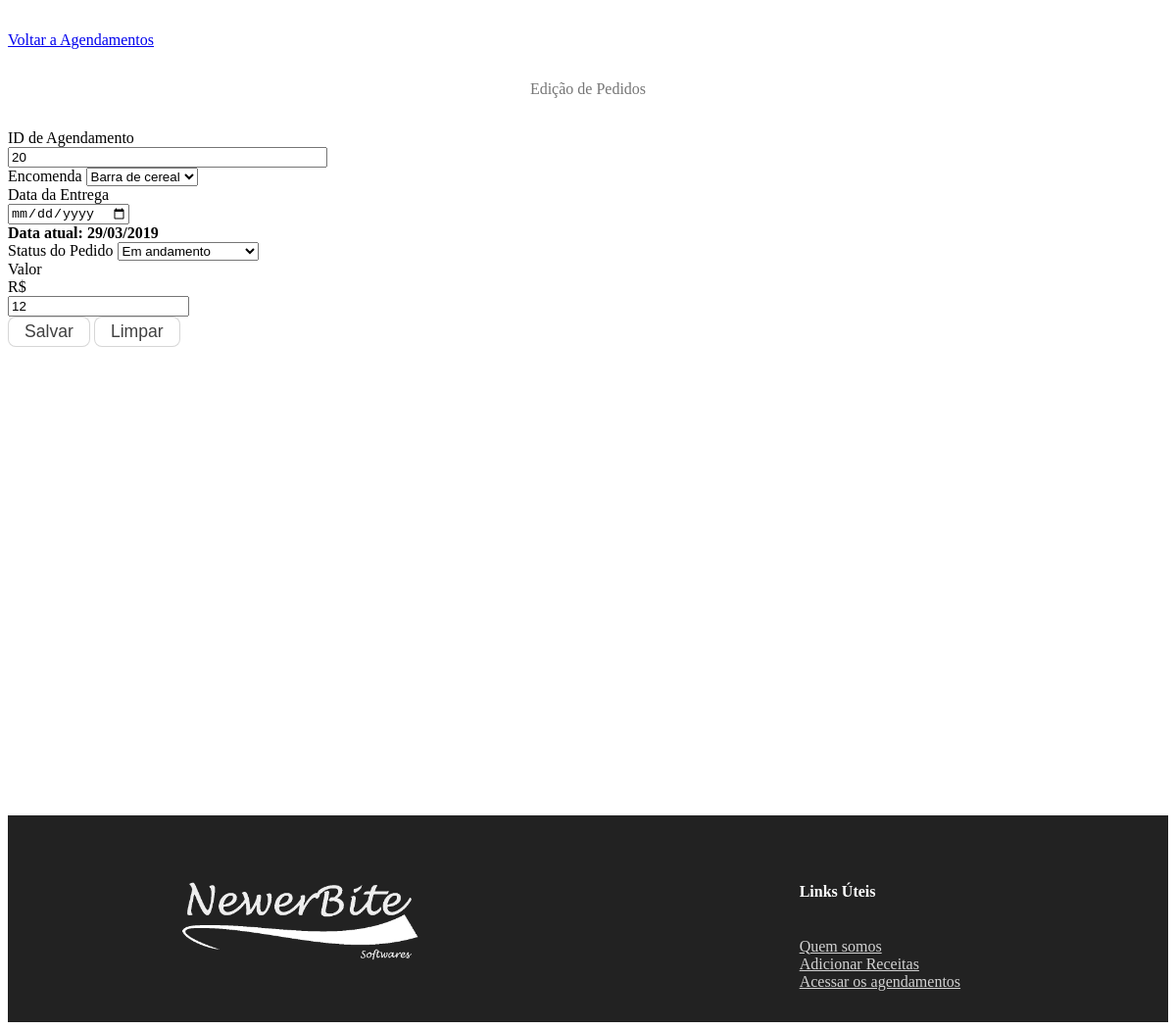
/editAgen.php?id_pedido=20 (signed in), run on the app's committed database.
### tables this page shows
CREATE TABLE `pedido` (
  `id_pedido` int(10) NOT NULL,
  `id_cliente` int(10) NOT NULL,
  `id_menu` int(10) NOT NULL,
  `id_usuario` int(10) NOT NULL,
  `data_cadastro` datetime DEFAULT NULL,
  `data_entrega` datetime DEFAULT NULL,
  `valor` double DEFAULT NULL,
  `status_pedido` int(11) UNSIGNED NOT NULL DEFAULT 3
);

CREATE TABLE `menu` (
  `id_menu` int(10) NOT NULL,
  `nome_receita` varchar(100) NOT NULL,
  `des_receita` text NOT NULL,
  `tempo_preparo` int(11) NOT NULL,
  `data_cadastro` datetime NOT NULL
);

CREATE TABLE `status_pedido` (
  `id_status_pedido` int(11) UNSIGNED NOT NULL,
  `desc_status` varchar(50) NOT NULL
);

### editAgen.php (the view, shortened to what this page needs)
<!DOCTYPE html>
<html lang="en" dir="ltr">
<head>
    <link rel="stylesheet" href="css/btns_style.css">
    <link rel="stylesheet" href="css/forms_style.css">
</head>
<body>
    <section style="height:100vh;">
        <?php
            include "conexao.php";
            $id = $_GET["id_pedido"];
            $sql = mysqli_query($conexao, "SELECT m.id_menu, m.nome_receita,
                DATE_FORMAT(p.data_entrega, '%d/%m/%Y'), p.status_pedido, sp.desc_status,
                p.valor
            FROM pedido p
            JOIN menu m ON p.id_menu = m.id_menu
            JOIN status_pedido sp ON p.status_pedido = sp.id_status_pedido
            WHERE id_pedido = $id");
            while ($edit = mysqli_fetch_row($sql)) {
        ?>
        <div class="container pedido">
            <a class="btn btn-info text-light" href="agendamento.php" style="margin-bottom:1rem;">Voltar a Agendamentos</a>
            <form class="form__produtos" name="form__produtos" action="updatePedido.php" method="post">
                <div class="fields__container">
                    <h4>Edição de Pedidos</h4>
                    <div class="form-inline">
                        <div class="form-group">
                            <label for="id_pedido">ID de Agendamento</label>
                            <input class="form-control" type="int" name="id_pedido" value="<?php echo $id;?>" readonly>
                        </div>
                    </div>
                    <div class="form-group block__fields">
                        <label name="id_menu" class="fields__title">Encomenda</label>
                        <select class = "form-control" name="id_menu" required>
                            <option class="btn-success" value="<?php echo $edit[0]; ?>"><?php echo $edit[1]; ?></option>
                        </select>
                    </div>
                    <div class="form-group block__fields">
                        <label name="dtaEnt" class="fields__title">Data da Entrega</label>
                        <div class="input-group data_entrega">
                            <input class="form-control" name="data_entrega" type="date" required>
                            <div class="input-group-prepend">
                              <span class="input-group-text text-dark"><strong>Data atual: <?php echo $edit[2] ?></strong></span>
                            </div>
                        </div>
                    </div>
                    <div class="form-group block__fields">
                        <label name="qtde" class="fields__title">Status do Pedido</label>
                        <select class="form-control" name="status_pedido">
                            <option class="btn-success" value="<?php echo $edit[3]; ?>"><?php echo $edit[4]; ?></option>
                        </select>
                    </div>
                    <div class="form-group block__fields">
                        <label name="valor" class="fields__title">Valor</label>
                        <div class="input-group">
                            <div class="input-group-prepend">
                              <span class="input-group-text">R$</span>
                            </div>
                            <input class="form-control" name="valor" type="int" value="<?php echo $edit[5]; ?>" maxlength="8">
                        </div>
                    </div>
                    <button class="btn__submit" type="submit" name="button">Salvar</button>
                    <button class="btn__submit" type="reset" name="button">Limpar</button>
                </div>
            </form>
        </div>
        <?php } ?>
    </section>
</body>
</html>

### css/btns_style.css (style rules this page uses)
.btn__submit { border: none; background-color: #fff; color: rgba(0, 0, 0, .75); padding: 4px 16px; border-radius: 8px; font-size: 1.1em; border: solid 1px rgba(0,0,0,.16); }

### css/forms_style.css (style rules this page uses)
.container.produtos, .container.fornecedor, .container.cliente, .container.pedido { margin-top: 32px; margin-bottom: 32px; }
.fields__container > h4 { font-weight:500; text-align:center; margin: 32px auto; color:rgba(0,0,0,.54); }
.form-inline { display: flex; justify-content: space-between; }
.form-inline .form-control { width: 100% !important; }

### css/footer.css (style rules this page uses)
.footer__container { width: 100%; display: flex; background-color: #222; flex-wrap: wrap; justify-content: space-around; }
.footer__logo__container { display: flex; align-items: center; }
.footer__logo { width: 100%; color: #fff; display: flex; justify-content: center; }
.footer__logo img { max-width: 300px; max-height: 120px ; }
.footer__container__columns { display: flex; }
.footer__column { color: #ffffff; margin: 32px 64px; }
.footer__column__title { text-transform: capitalize; font-size: 1em; }
.footer__nav__links { display: flex; flex-direction: column; }
.footer__nav__links a { color: #d3d3d3; }

### data on the page
pedido: id_menu "Barra de cereal", edit "29/03/2019", status_pedido "Em andamento", valor "12"
